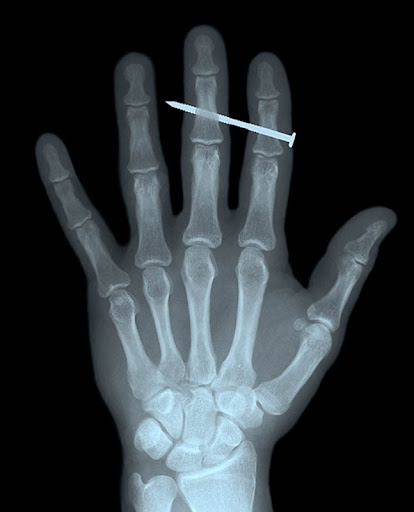
#> input picture ChangingShapeOfImages_HdzJalpaJerzyMoises/rayos2.jpg, 414 x 512 px
$ jupyter execute Dilatacion03.ipynb
#> lines starting #> are read from the running program, lines starting #| are printed output that depends on the picture
[cell 1]
#Dilatacion
#Importar librerias
import cv2
import matplotlib.pyplot as plt

image = cv2.imread("rayos2.jpg")
#> image is the input picture: shape (512, 414, 3); mean B, G, R 56.3, 52.4, 45.5
#Tamaño de dilatacion
d1 = 0
d2 = 10
d3 = 20
#Tipo de dilatacion
t1 = cv2.MORPH_RECT
t2 = cv2.MORPH_CROSS     #Marcos
t3 = cv2.MORPH_ELLIPSE

tmp1 = cv2.getStructuringElement(t1, (2*d1 + 1, 2*d1+1), (d1, d1))
tmp2 = cv2.getStructuringElement(t2, (2*d2 + 1, 2*d2+1), (d2, d2))  #Segun el kernel se expande el pixel activo
tmp3 = cv2.getStructuringElement(t3, (2*d3 + 1, 2*d3+1), (d3, d3))
#Apply dilation to the images
final1 = cv2.dilate(image, tmp1)
final2 = cv2.dilate(image, tmp2)   #Aplicando dilatacion
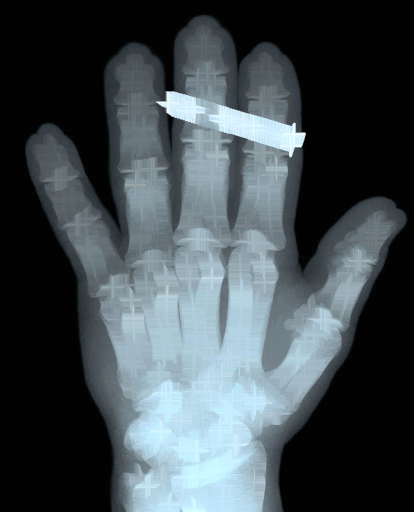
#> final2: shape (512, 414, 3); mean B, G, R 79.7, 74.8, 65.4
final3 = cv2.dilate(image, tmp3)
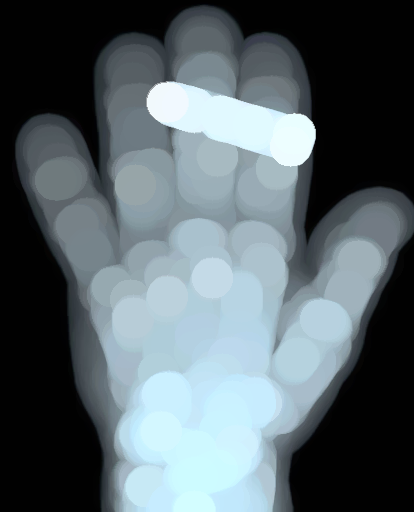
#> final3: shape (512, 414, 3); mean B, G, R 105.3, 99.7, 87.8


plt.figure(0)
plt.imshow(final1)
plt.title("Dilatacion con estructura rectangular")
plt.axis('off')

plt.figure(1)
plt.imshow(final2)
plt.title("Dilatacion con estructura  cruz")
plt.axis('off')

plt.figure(2)
plt.imshow(final3)
plt.title("Dilatacion con estructura eliptico")
plt.axis('off')

# Mostrar imagenes
plt.show()
